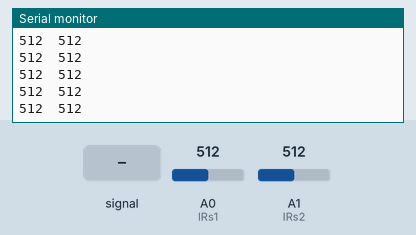
The sketch below on a simulated Arduino Uno, built with avr-gcc and run on an emulated ATmega328P. On the bench: the last lines printed to the serial monitor. The inputs (shaded band) are chosen by the test bench; at power-on: A0 (IRs1) = 512, A1 (IRs2) = 512.

Above: at 1.2 s.
1.3 s: A0 (IRs1) fed a 200 Hz sine of ±81 counts around its level
At 2.1 s:
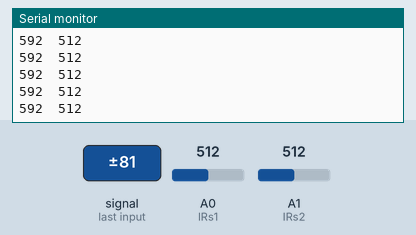
2.8 s: A0 (IRs1) set to 716
At 3.5 s:
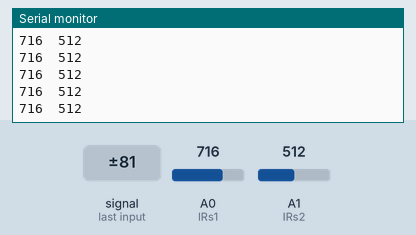
4.3 s: A1 (IRs2) set to 716
At 5.1 s:
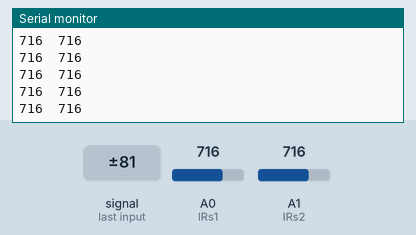
5.8 s: A0 (IRs1) set to 900
At 6.4 s:
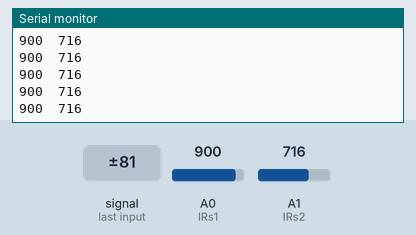
7.3 s: A1 (IRs2) set to 900
At 8.4 s:
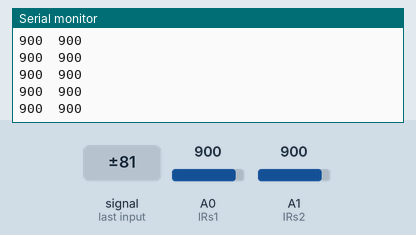
Timing chart, 0 to 9.7 s (numbered marks = the images above; inputs shaded):
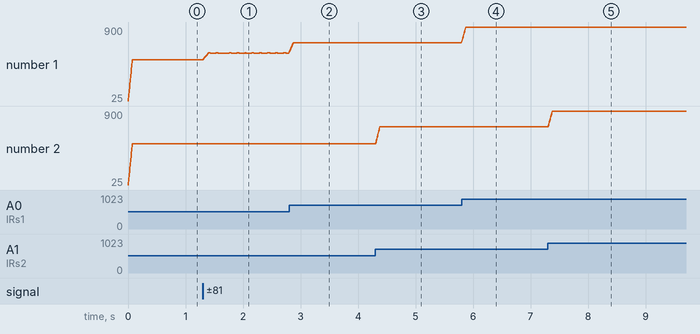

Measured:
- after the input at 1.3 s, the serial monitor: prints a new line at once (image 1)
- after the input at 2.8 s, the serial monitor: prints a new line at once (image 2)
- after the input at 4.3 s, the serial monitor: prints a new line at once (image 3)
- after the input at 5.8 s, the serial monitor: prints a new line at once (image 4)
- after the input at 7.3 s, the serial monitor: prints a new line at once (image 5)
- plotted number 1: 512 → 592 after the input at 1.3 s, 592 → 716 after the input at 2.8 s, 716 → 900 after the input at 5.8 s

The sketch:

max_update_smoothed_both_sensors.ino
```cpp
/*
Naming conventions:

S1 - Sensor 1
m1 - Maximum readout sequence 1

d - Detect mode
s - Stored value


t1 - Time Stamp 1
tm1 - Timer 1

(1 for detection window, 2 for hold)
*/

//sensor interface
const int IRs1 = A0, IRs2 = A1;
//time parameters
const unsigned long window_time=3000, hold_time=12500;
const int a_size=20;
int s1m1sa[a_size], s2m1sa[a_size];
int a_i=0;
int s1m1sat=0, s1m1saa=0, s2m1sat=0, s2m1saa=0;
//time variables
unsigned long s1m1tm1=0, s1m1tm2=0, s1m1t1=0, s1m1t2=0, s2m1tm1=0, s2m1tm2=0, s2m1t1=0, s2m1t2=0, lastt=0, gap=0, now=0;

//sensor values
int s1 = 0, s2 =0;
//processed sensor values
int s1m1=0, s1m1s=0, s2m1=0, s2m1s=0;
//loop phase
bool s1m1d = false;
//output
String output="";

void setup() {
    Serial.begin(2000000);
    for (int i = 0; i < a_size; i++){
        s1m1sa[i]=0;
        s2m1sa[i]=0;
    }
    Serial.println("0\t0\t1023");
}


void loop() {
    s1 = analogRead(IRs1);
    s2 = analogRead(IRs2);
    now = micros();

    if(s1 > s1m1){
            s1m1 = s1;
            s2m1 = s2;
            s1m1t1 = now;
            if(s1m1>s1m1s){
                s1m1s=s1m1;
                s2m1s=s2m1;
                s1m1t2=now;
            }
    }
    s1m1tm1=now-s1m1t1;

    //timeout
    if(s1m1tm1>=window_time){
        //initialises hold
        s1m1d=false;
        s1m1=0;
        s2m1=0;

        s1m1sat=s1m1sat-s1m1sa[a_i];
        s2m1sat=s2m1sat-s2m1sa[a_i];
        s1m1sat+=s1m1s;
        s2m1sat+=s2m1s;
        s1m1sa[a_i]=s1m1s;
        s2m1sa[a_i]=s2m1s;
        a_i+=1;
        if (a_i>=a_size){
            a_i=0;
        }
        s1m1saa=s1m1sat/a_size;
        s2m1saa=s2m1sat/a_size;
        Serial.println(String(s1m1saa)+'\t'+String(s2m1saa));
    }

    s1m1tm2=now-s1m1t2;
        //timeout
    if(s1m1tm2>=hold_time){
            //initiates detection window
        s1m1d=true;
        s1m1t2=now;
        s1m1s=s1m1;
        s2m1s=s2m1;
    }

    //output = String(s1)+'\t'+String(s1m1s);


} 
```
